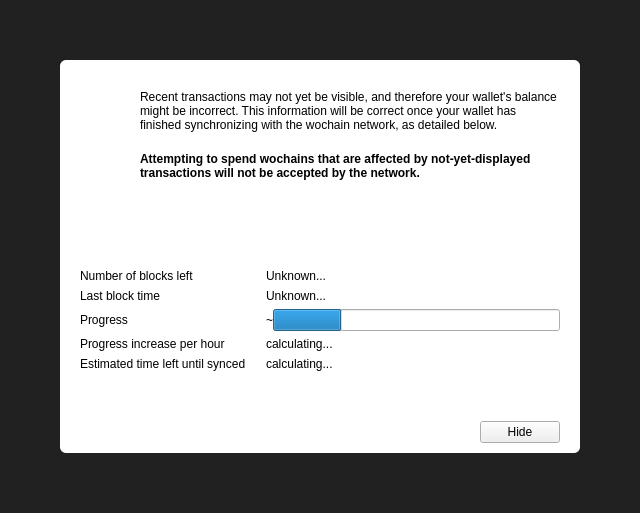
<?xml version="1.0" encoding="UTF-8"?>
<ui version="4.0">
 <class>ModalOverlay</class>
 <widget class="ModalOverlay" name="ModalOverlay">
  <property name="geometry">
   <rect>
    <x>0</x>
    <y>0</y>
    <width>640</width>
    <height>513</height>
   </rect>
  </property>
  <property name="windowTitle">
   <string>Form</string>
  </property>
  <layout class="QVBoxLayout" name="verticalLayout" stretch="0">
   <property name="sizeConstraint">
    <enum>QLayout::SetDefaultConstraint</enum>
   </property>
   <property name="leftMargin">
    <number>0</number>
   </property>
   <property name="topMargin">
    <number>0</number>
   </property>
   <property name="rightMargin">
    <number>0</number>
   </property>
   <property name="bottomMargin">
    <number>0</number>
   </property>
   <item>
    <widget class="QWidget" name="bgWidget" native="true">
     <property name="styleSheet">
      <string notr="true">#bgWidget { background: rgba(0,0,0,220); }</string>
     </property>
     <layout class="QVBoxLayout" name="verticalLayoutMain" stretch="0">
      <property name="leftMargin">
       <number>60</number>
      </property>
      <property name="topMargin">
       <number>60</number>
      </property>
      <property name="rightMargin">
       <number>60</number>
      </property>
      <property name="bottomMargin">
       <number>60</number>
      </property>
      <item>
       <widget class="QWidget" name="contentWidget" native="true">
        <property name="styleSheet">
         <string notr="true">#contentWidget { background: white; border-radius: 6px; }</string>
        </property>
        <layout class="QVBoxLayout" name="verticalLayout_3" stretch="1,0,0">
         <property name="spacing">
          <number>0</number>
         </property>
         <property name="leftMargin">
          <number>20</number>
         </property>
         <property name="topMargin">
          <number>10</number>
         </property>
         <property name="rightMargin">
          <number>20</number>
         </property>
         <property name="bottomMargin">
          <number>10</number>
         </property>
         <item>
          <widget class="QStackedWidget" name="stackedWidget">
           <property name="currentIndex">
            <number>0</number>
           </property>
           <widget class="QWidget" name="page">
            <layout class="QVBoxLayout" name="verticalLayout_2">
             <property name="spacing">
              <number>0</number>
             </property>
             <property name="leftMargin">
              <number>0</number>
             </property>
             <property name="topMargin">
              <number>0</number>
             </property>
             <property name="rightMargin">
              <number>0</number>
             </property>
             <property name="bottomMargin">
              <number>0</number>
             </property>
             <item>
              <layout class="QHBoxLayout" name="horizontalLayoutIconText" stretch="0,1">
               <property name="spacing">
                <number>20</number>
               </property>
               <property name="topMargin">
                <number>20</number>
               </property>
               <item>
                <layout class="QVBoxLayout" name="verticalLayoutIcon">
                 <item>
                  <widget class="QPushButton" name="warningIcon">
                   <property name="enabled">
                    <bool>false</bool>
                   </property>
                   <property name="text">
                    <string/>
                   </property>
                   <property name="icon">
                    <iconset>
                     <normaloff>:/icons/warning</normaloff>
                     <disabledoff>:/icons/warning</disabledoff>:/icons/warning</iconset>
                   </property>
                   <property name="iconSize">
                    <size>
                     <width>48</width>
                     <height>48</height>
                    </size>
                   </property>
                   <property name="flat">
                    <bool>true</bool>
                   </property>
                  </widget>
                 </item>
                 <item>
                  <spacer name="verticalSpacerWarningIcon">
                   <property name="orientation">
                    <enum>Qt::Vertical</enum>
                   </property>
                   <property name="sizeHint" stdset="0">
                    <size>
                     <width>20</width>
                     <height>40</height>
                    </size>
                   </property>
                  </spacer>
                 </item>
                </layout>
               </item>
               <item>
                <layout class="QVBoxLayout" name="verticalLayoutInfoText">
                 <property name="leftMargin">
                  <number>0</number>
                 </property>
                 <property name="topMargin">
                  <number>0</number>
                 </property>
                 <item>
                  <widget class="QLabel" name="infoText">
                   <property name="text">
                    <string>Recent transactions may not yet be visible, and therefore your wallet's balance might be incorrect. This information will be correct once your wallet has finished synchronizing with the wochain network, as detailed below.</string>
                   </property>
                   <property name="textFormat">
                    <enum>Qt::RichText</enum>
                   </property>
                   <property name="wordWrap">
                    <bool>true</bool>
                   </property>
                  </widget>
                 </item>
                 <item>
                  <widget class="QLabel" name="infoTextStrong">
                   <property name="font">
                    <font>
                     <weight>75</weight>
                     <bold>true</bold>
                    </font>
                   </property>
                   <property name="text">
                    <string>Attempting to spend wochains that are affected by not-yet-displayed transactions will not be accepted by the network.</string>
                   </property>
                   <property name="textFormat">
                    <enum>Qt::RichText</enum>
                   </property>
                   <property name="wordWrap">
                    <bool>true</bool>
                   </property>
                  </widget>
                 </item>
                 <item>
                  <spacer name="verticalSpacerInTextSpace">
                   <property name="orientation">
                    <enum>Qt::Vertical</enum>
                   </property>
                   <property name="sizeHint" stdset="0">
                    <size>
                     <width>20</width>
                     <height>40</height>
                    </size>
                   </property>
                  </spacer>
                 </item>
                </layout>
               </item>
              </layout>
             </item>
             <item>
              <layout class="QFormLayout" name="formLayout">
               <property name="fieldGrowthPolicy">
                <enum>QFormLayout::ExpandingFieldsGrow</enum>
               </property>
               <property name="horizontalSpacing">
                <number>20</number>
               </property>
               <property name="verticalSpacing">
                <number>6</number>
               </property>
               <property name="topMargin">
                <number>10</number>
               </property>
               <item row="0" column="0">
                <widget class="QLabel" name="labelNumberOfBlocksLeft">
                 <property name="font">
                  <font>
                   <weight>50</weight>
                   <bold>false</bold>
                  </font>
                 </property>
                 <property name="text">
                  <string>Number of blocks left</string>
                 </property>
                </widget>
               </item>
               <item row="0" column="1">
                <widget class="QLabel" name="numberOfBlocksLeft">
                 <property name="sizePolicy">
                  <sizepolicy hsizetype="Expanding" vsizetype="Preferred">
                   <horstretch>0</horstretch>
                   <verstretch>0</verstretch>
                  </sizepolicy>
                 </property>
                 <property name="text">
                  <string>Unknown...</string>
                 </property>
                </widget>
               </item>
               <item row="1" column="0">
                <widget class="QLabel" name="labelLastBlockTime">
                 <property name="font">
                  <font>
                   <weight>50</weight>
                   <bold>false</bold>
                  </font>
                 </property>
                 <property name="text">
                  <string>Last block time</string>
                 </property>
                </widget>
               </item>
               <item row="1" column="1">
                <widget class="QLabel" name="newestBlockDate">
                 <property name="sizePolicy">
                  <sizepolicy hsizetype="Expanding" vsizetype="Preferred">
                   <horstretch>0</horstretch>
                   <verstretch>0</verstretch>
                  </sizepolicy>
                 </property>
                 <property name="text">
                  <string>Unknown...</string>
                 </property>
                </widget>
               </item>
               <item row="2" column="0">
                <widget class="QLabel" name="labelSyncDone">
                 <property name="font">
                  <font>
                   <weight>50</weight>
                   <bold>false</bold>
                  </font>
                 </property>
                 <property name="text">
                  <string>Progress</string>
                 </property>
                </widget>
               </item>
               <item row="2" column="1">
                <layout class="QHBoxLayout" name="horizontalLayoutSync" stretch="0,1">
                 <item>
                  <widget class="QLabel" name="percentageProgress">
                   <property name="text">
                    <string notr="true">~</string>
                   </property>
                  </widget>
                 </item>
                 <item>
                  <widget class="QProgressBar" name="progressBar">
                   <property name="value">
                    <number>24</number>
                   </property>
                   <property name="format">
                    <string/>
                   </property>
                  </widget>
                 </item>
                </layout>
               </item>
               <item row="4" column="0">
                <widget class="QLabel" name="labelProgressIncrease">
                 <property name="font">
                  <font>
                   <weight>50</weight>
                   <bold>false</bold>
                  </font>
                 </property>
                 <property name="text">
                  <string>Progress increase per hour</string>
                 </property>
                </widget>
               </item>
               <item row="4" column="1">
                <widget class="QLabel" name="progressIncreasePerH">
                 <property name="sizePolicy">
                  <sizepolicy hsizetype="Expanding" vsizetype="Preferred">
                   <horstretch>0</horstretch>
                   <verstretch>0</verstretch>
                  </sizepolicy>
                 </property>
                 <property name="text">
                  <string>calculating...</string>
                 </property>
                </widget>
               </item>
               <item row="5" column="0">
                <widget class="QLabel" name="labelEstimatedTimeLeft">
                 <property name="font">
                  <font>
                   <weight>50</weight>
                   <bold>false</bold>
                  </font>
                 </property>
                 <property name="text">
                  <string>Estimated time left until synced</string>
                 </property>
                </widget>
               </item>
               <item row="5" column="1">
                <widget class="QLabel" name="expectedTimeLeft">
                 <property name="sizePolicy">
                  <sizepolicy hsizetype="Expanding" vsizetype="Preferred">
                   <horstretch>0</horstretch>
                   <verstretch>0</verstretch>
                  </sizepolicy>
                 </property>
                 <property name="text">
                  <string>calculating...</string>
                 </property>
                </widget>
               </item>
              </layout>
             </item>
            </layout>
           </widget>
           <widget class="QWidget" name="page_2">
            <layout class="QVBoxLayout" name="verticalLayout_4">
             <property name="spacing">
              <number>15</number>
             </property>
             <property name="topMargin">
              <number>40</number>
             </property>
             <property name="bottomMargin">
              <number>40</number>
             </property>
             <item>
              <layout class="QHBoxLayout" name="horizontalLayout_2">
               <item>
                <spacer name="horizontalSpacer_4">
                 <property name="orientation">
                  <enum>Qt::Horizontal</enum>
                 </property>
                 <property name="sizeHint" stdset="0">
                  <size>
                   <width>40</width>
                   <height>20</height>
                  </size>
                 </property>
                </spacer>
               </item>
               <item>
                <widget class="QPushButton" name="warningIconBackup">
                 <property name="enabled">
                  <bool>false</bool>
                 </property>
                 <property name="text">
                  <string/>
                 </property>
                 <property name="icon">
                  <iconset>
                   <normaloff>:/styles/app-icons/message_warning</normaloff>
                   <disabledoff>:/styles/app-icons/message_warning</disabledoff>:/styles/app-icons/message_warning</iconset>
                 </property>
                 <property name="iconSize">
                  <size>
                   <width>120</width>
                   <height>120</height>
                  </size>
                 </property>
                 <property name="flat">
                  <bool>true</bool>
                 </property>
                </widget>
               </item>
               <item>
                <spacer name="horizontalSpacer_5">
                 <property name="orientation">
                  <enum>Qt::Horizontal</enum>
                 </property>
                 <property name="sizeHint" stdset="0">
                  <size>
                   <width>40</width>
                   <height>20</height>
                  </size>
                 </property>
                </spacer>
               </item>
              </layout>
             </item>
             <item>
              <widget class="QLabel" name="labelNote">
               <property name="text">
                <string>IMPORATANT NOTE!</string>
               </property>
               <property name="alignment">
                <set>Qt::AlignCenter</set>
               </property>
              </widget>
             </item>
             <item>
              <widget class="QLabel" name="labelMessage">
               <property name="text">
                <string>Making a backup of your wallet helps ensure you can always maintain access to your funds. Please backup your wallet in order to avoid losing funds.</string>
               </property>
               <property name="alignment">
                <set>Qt::AlignCenter</set>
               </property>
               <property name="wordWrap">
                <bool>true</bool>
               </property>
              </widget>
             </item>
             <item>
              <spacer name="verticalSpacer">
               <property name="orientation">
                <enum>Qt::Vertical</enum>
               </property>
               <property name="sizeType">
                <enum>QSizePolicy::Expanding</enum>
               </property>
               <property name="sizeHint" stdset="0">
                <size>
                 <width>20</width>
                 <height>40</height>
                </size>
               </property>
              </spacer>
             </item>
             <item>
              <layout class="QHBoxLayout" name="horizontalLayout">
               <item>
                <spacer name="horizontalSpacer_2">
                 <property name="orientation">
                  <enum>Qt::Horizontal</enum>
                 </property>
                 <property name="sizeHint" stdset="0">
                  <size>
                   <width>40</width>
                   <height>20</height>
                  </size>
                 </property>
                </spacer>
               </item>
               <item>
                <widget class="QPushButton" name="walletBackupButton">
                 <property name="text">
                  <string>Wallet backup</string>
                 </property>
                </widget>
               </item>
               <item>
                <spacer name="horizontalSpacer_3">
                 <property name="orientation">
                  <enum>Qt::Horizontal</enum>
                 </property>
                 <property name="sizeHint" stdset="0">
                  <size>
                   <width>40</width>
                   <height>20</height>
                  </size>
                 </property>
                </spacer>
               </item>
              </layout>
             </item>
            </layout>
           </widget>
          </widget>
         </item>
         <item>
          <spacer name="verticalSpacerAfterText">
           <property name="orientation">
            <enum>Qt::Vertical</enum>
           </property>
           <property name="sizeHint" stdset="0">
            <size>
             <width>20</width>
             <height>40</height>
            </size>
           </property>
          </spacer>
         </item>
         <item>
          <layout class="QHBoxLayout" name="horizontalLayoutButtons">
           <property name="leftMargin">
            <number>10</number>
           </property>
           <property name="topMargin">
            <number>10</number>
           </property>
           <item>
            <spacer name="horizontalSpacer">
             <property name="orientation">
              <enum>Qt::Horizontal</enum>
             </property>
             <property name="sizeHint" stdset="0">
              <size>
               <width>40</width>
               <height>20</height>
              </size>
             </property>
            </spacer>
           </item>
           <item>
            <widget class="QPushButton" name="closeButton">
             <property name="text">
              <string>Hide</string>
             </property>
            </widget>
           </item>
          </layout>
         </item>
        </layout>
       </widget>
      </item>
     </layout>
    </widget>
   </item>
  </layout>
 </widget>
 <customwidgets>
  <customwidget>
   <class>ModalOverlay</class>
   <extends>QWidget</extends>
   <header>modaloverlay.h</header>
   <container>1</container>
  </customwidget>
 </customwidgets>
 <resources/>
 <connections/>
</ui>
